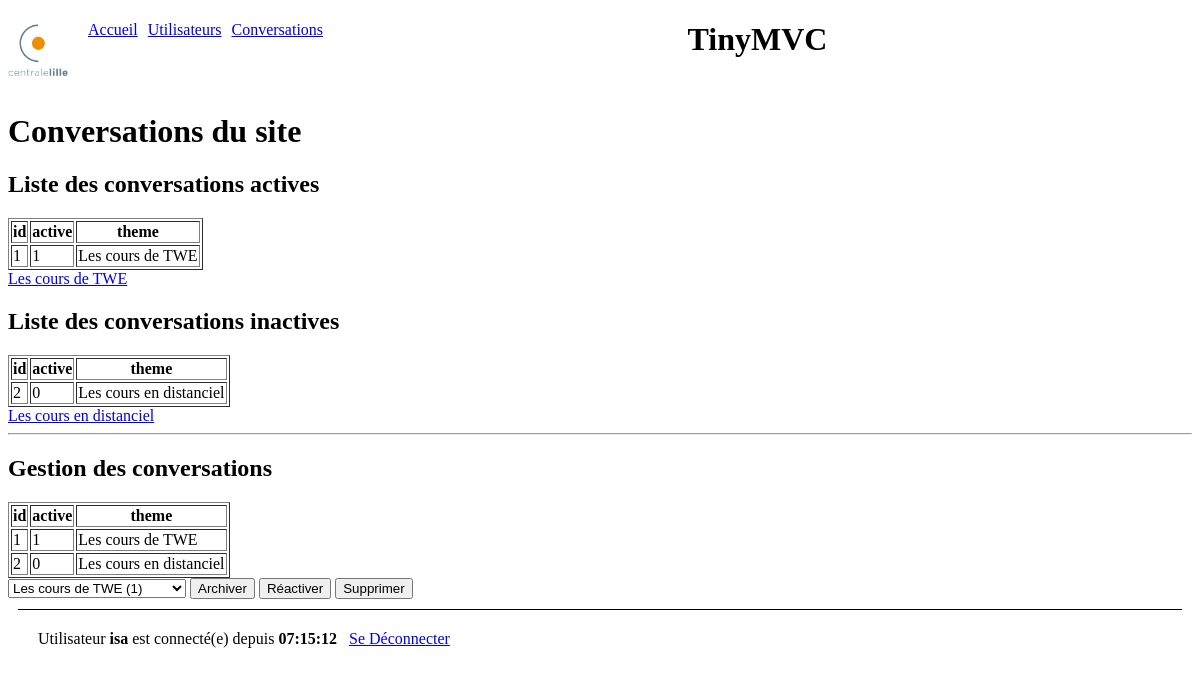
/index.php?view=conversations (signed in), run on the app's committed database.
### tables this page shows
CREATE TABLE `chat_conversations` (
  `id` int(11) NOT NULL COMMENT 'Clé primaire',
  `active` tinyint(1) NOT NULL DEFAULT '1' COMMENT 'indique si la conversation est active',
  `theme` varchar(40) NOT NULL COMMENT 'Thème de la conversation'
);

### libs/maLibSQL.pdo.php (called while the page is built, shortened)
<?php
include_once "config.php";
function SQLSelect($sql)
{
 	global $BDD_host;
	global $BDD_base;
 	global $BDD_user;
 	global $BDD_password;
	try {
		$dbh = new PDO("mysql:host=$BDD_host;dbname=$BDD_base", $BDD_user, $BDD_password);
	} catch (PDOException $e) {
		die("<font color=\"red\">SQLSelect: Erreur de connexion : " . $e->getMessage() . "</font>");
	}
	$dbh->exec("SET CHARACTER SET utf8");
	$res = $dbh->query($sql);
	$num = $res->rowCount();
	if ($num==0) return false;
	else return $res;
}
?>

### libs/modele.php (called while the page is built, shortened)
<?php
include_once("maLibSQL.pdo.php");
function getConversations($mode="tout"){
	$SQL="SELECT * FROM chat_conversations ";
	if ($mode == "actives") $SQL  .= " WHERE active=1";
	if ($mode == "inactives") $SQL  .= " WHERE active=0";
	return parcoursRs(SQLSelect($SQL));
}
?>

### libs/maLibForms.php (the view, shortened to what this page needs)
<?php
function mkLigneEntete($tabAsso,$listeChamps=false)
{
	if (!$listeChamps)
	{
		echo "\t<tr>\n";
		foreach ($tabAsso as $cle => $val)
		{
			echo "\t\t<th>$cle</th>\n";
		}
		echo "\t</tr>\n";
	}
}
function mkLigne($tabAsso,$listeChamps=false)
{
	if (!$listeChamps)
	{
		echo "\t<tr>\n";
		foreach ($tabAsso as $cle => $val)
		{
			echo "\t\t<td>$val</td>\n";
		}
		echo "\t</tr>\n";
	}
}
function mkTable($tabData,$listeChamps=false)
{
	echo "<table border=\"1\">\n";
	mkLigneEntete($tabData[0],$listeChamps);
	foreach ($tabData as $data)
	{
		mkLigne($data,$listeChamps);
	}
	echo "</table>\n";
}
function mkSelect($nomChampSelect, $tabData,$champValue, $champLabel,$selected=false,$champLabel2=false)
{
	$multiple="";
	echo "<select $multiple name=\"$nomChampSelect\">\n";
	foreach ($tabData as $data)
	{
		$sel = "";
		echo "<option $sel value=\"$data[$champValue]\">\n";
		echo  $data[$champLabel] . "\n";
		if ($champLabel2)
			echo  " ($data[$champLabel2])\n";
		echo "</option>\n";
	}
	echo "</select>\n";
}
function mkForm($action="",$method="get")
{
	echo "<form action=\"$action\" method=\"$method\" >\n";
}
function endForm()
{
	echo "</form>\n";
}
function mkInput($type,$name,$value="")
{
	echo "<input type=\"$type\" name=\"$name\" value=\"$value\"/>\n";
}
function mkLiens($tabData,$champLabel, $champCible, $urlBase=false, $nomCible="")
{
	foreach($tabData as $nextData){
		echo "<a href='";
		if(!$urlBase) echo $nextData[$champCible];
		else{
			echo $urlBase;
			echo "&" . $nomCible . "=" . $nextData[$champCible] ;
		}
		echo "'>";
		echo $nextData[$champLabel];
		echo "</a>\n<br/>";
	}
}
?>

### data on the page
chat_conversations: id "1", active "1", theme "Les cours de TWE"
chat_conversations: id "2", active "0", theme "Les cours en distanciel"

### other printed values
$cle "id"
$cle "active"
$cle "theme"
$_SESSION[pseudo] "isa"
$_SESSION[heureConnexion] "07:15:12"
form field idConv "Les cours de TWE (1)"
